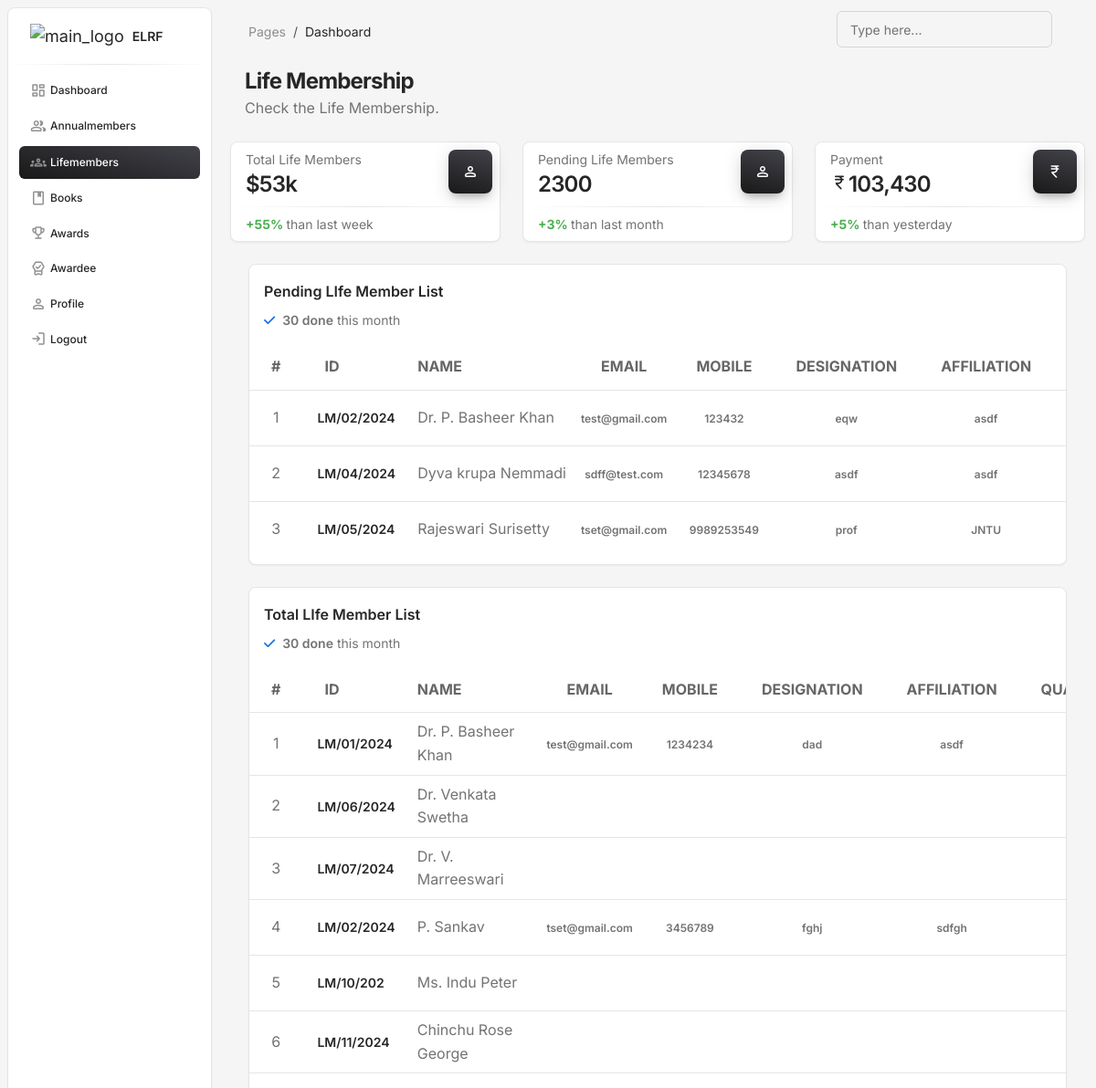
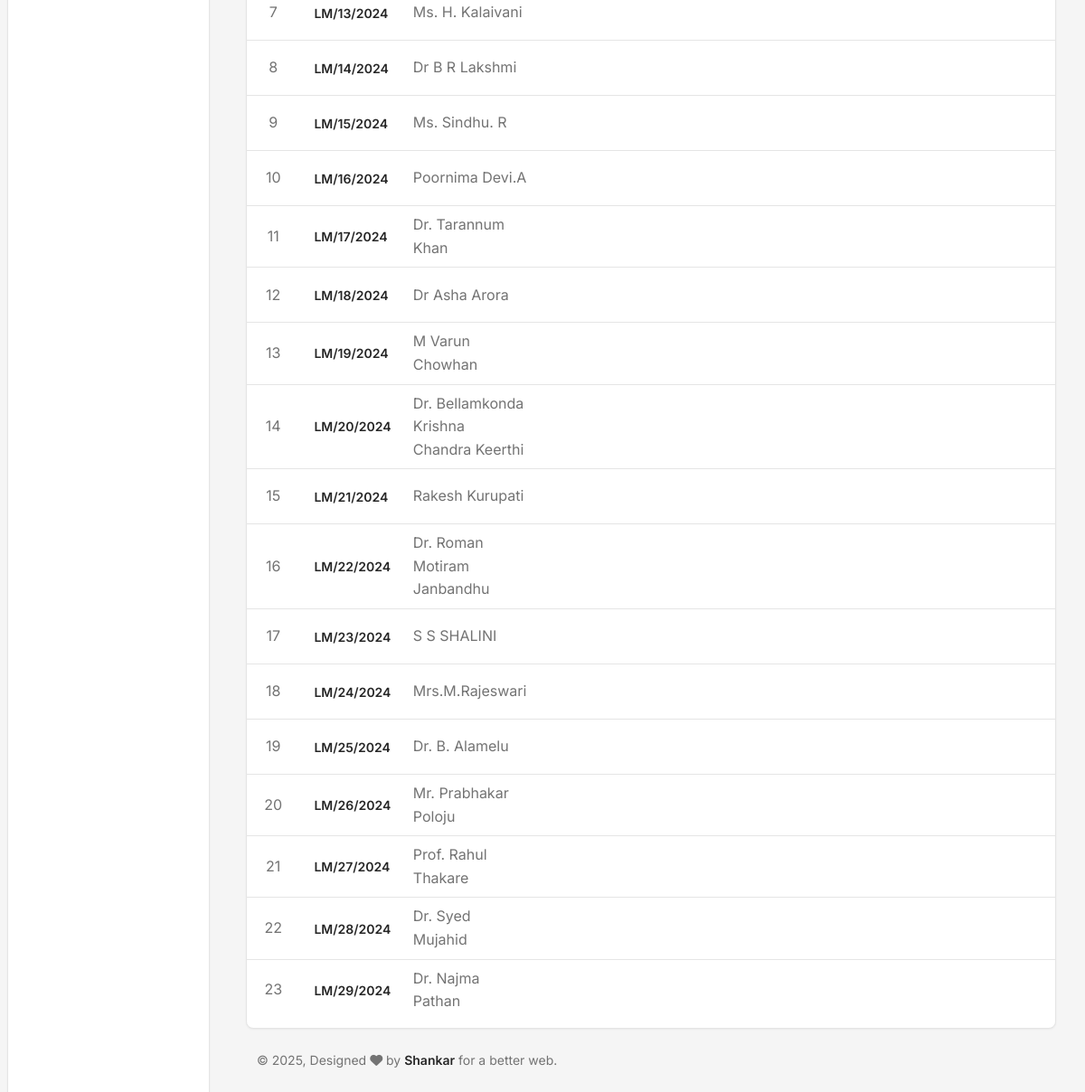
/Admin1/pages/lifemem.php, run on the app's committed database (2 pictures, top to bottom).
### tables this page shows
CREATE TABLE `lifemembers` (
  `id` int(11) NOT NULL,
  `name` varchar(100) DEFAULT NULL,
  `mid` varchar(50) DEFAULT NULL,
  `date` timestamp NOT NULL DEFAULT current_timestamp() ON UPDATE current_timestamp(),
  `email` varchar(100) DEFAULT NULL,
  `mobile` bigint(20) DEFAULT NULL,
  `designation` varchar(50) DEFAULT NULL,
  `affiliation` varchar(100) DEFAULT NULL,
  `hq` varchar(50) DEFAULT NULL,
  `photo` varchar(100) DEFAULT NULL,
  `utr` bigint(20) DEFAULT NULL,
  `status` int(11) NOT NULL DEFAULT 0
);

### Admin1/pages/lifemem.php (the view, shortened to what this page needs)
<?php
include('./comp/head.php');
?>
<body class="g-sidenav-show  bg-gray-100">
  <?php
include('./comp/sidebar.php');
  ?>
  <main class="main-content position-relative max-height-vh-100 h-100 border-radius-lg ">
    <?php
include('./comp/nav.php');
  ?>
    <div class="container-fluid py-2">
      <div class="row">
        <div class="ms-3">
          <h3 class="mb-0 h4 font-weight-bolder">Life Membership</h3>
          <p class="mb-4">
            Check the Life Membership.
          </p>
        </div>
        <div class="col-xl-4 col-sm-6 mb-xl-0 mb-4">
          <div class="card">
            <div class="card-header p-2 ps-3">
              <div class="d-flex justify-content-between">
                <div>
                  <p class="text-sm mb-0 text-capitalize">Total life Members</p>
                  <h4 class="mb-0">$53k</h4>
                </div>
                <div class="icon icon-md icon-shape bg-gradient-dark shadow-dark shadow text-center border-radius-lg">
                <i class="material-symbols-rounded opacity-10">person</i>
                </div>
              </div>
            </div>
            <hr class="dark horizontal my-0">
            <div class="card-footer p-2 ps-3">
              <p class="mb-0 text-sm"><span class="text-success font-weight-bolder">+55% </span>than last week</p>
            </div>
          </div>
        </div>
        <div class="col-xl-4 col-sm-6 mb-xl-0 mb-4">
          <div class="card">
            <div class="card-header p-2 ps-3">
              <div class="d-flex justify-content-between">
                <div>
                  <p class="text-sm mb-0 text-capitalize">Pending life Members</p>
                  <h4 class="mb-0">2300</h4>
                </div>
                <div class="icon icon-md icon-shape bg-gradient-dark shadow-dark shadow text-center border-radius-lg">
                  <i class="material-symbols-rounded opacity-10">person</i>
                </div>
              </div>
            </div>
            <hr class="dark horizontal my-0">
            <div class="card-footer p-2 ps-3">
              <p class="mb-0 text-sm"><span class="text-success font-weight-bolder">+3% </span>than last month</p>
            </div>
          </div>
        </div>
        <div class="col-xl-4 col-sm-6">
          <div class="card">
            <div class="card-header p-2 ps-3">
              <div class="d-flex justify-content-between">
                <div>
                  <p class="text-sm mb-0 text-capitalize">Payment</p>
                  <h4 class="mb-0"> <i class="material-symbols-rounded opacity-10">currency_rupee</i>103,430</h4>
                </div>
                <div class="icon icon-md icon-shape bg-gradient-dark shadow-dark shadow text-center border-radius-lg">
                  <i class="material-symbols-rounded opacity-10">currency_rupee</i>
                </div>
              </div>
            </div>
            <hr class="dark horizontal my-0">
            <div class="card-footer p-2 ps-3">
              <p class="mb-0 text-sm"><span class="text-success font-weight-bolder">+5% </span>than yesterday</p>
            </div>
          </div>
        </div>
      </div>
      <div class="row  mt-4 mb-4 m-2">
        <div class="col mb-md-0 mb-4">
          <div class="card">
            <div class="card-header pb-0">
              <div class="row">
                <div class="col-lg-6 col-7">
                  <h6 >Pending LIfe Member List</h6>
                  <p class="text-sm mb-0">
                    <i class="fa fa-check text-info" aria-hidden="true"></i>
                    <span class="font-weight-bold ms-1">30 done</span> this month
                  </p>
                </div>
              </div>
            </div>
            <div class="card-body px-0 pb-2">
              <div class="table-responsive">
                <table class="table align-items-center mb-0">
                  <thead>
                  <tr>
                    <th class="text-center text-uppercase text-dark  text-xxl font-weight-bolder opacity-7">#</th>
                      <th class="text-uppercase text-dark text-xxl font-weight-bolder opacity-7">ID</th>
                      <th class="text-uppercase text-dark text-xxl font-weight-bolder opacity-7 ps-2">Name</th>
                      <th class="text-center text-uppercase text-dark text-xxl font-weight-bolder opacity-7">Email</th>
                      <th class="text-center text-uppercase text-dark text-xxl font-weight-bolder opacity-7">Mobile</th>
                      <th class="text-center text-uppercase text-dark text-xxl font-weight-bolder opacity-7">Designation</th>
                      <th class="text-center text-uppercase text-dark text-xxl font-weight-bolder opacity-7">Affiliation</th>
                      <th class="text-center text-uppercase text-dark text-xxl font-weight-bolder opacity-7">Qualification</th>
                    </tr>
                  </thead>
                  <tbody>
<?php
include_once('conn.php');
$sql = "SELECT * FROM lifemembers where status=0";
$result = mysqli_query($conn, $sql);
$i=1;
if (mysqli_num_rows($result) > 0) {
  while($row = mysqli_fetch_assoc($result)) {
?>
 <tr>
 <td class="align-middle text-center">
                     <?= $i; ?>
                      </td>
                      <td>
                        <div class="d-flex px-2 py-1">
                          <div class="d-flex flex-column justify-content-center">
                            <h6 class="mb-0 text-sm"><?= $row['mid']; ?></h6>
                          </div>
                        </div>
                      </td>
                      <td>
                      <?= $row['name']; ?>
                      </td>
                      <td class="align-middle text-center text-sm">
                        <span class="text-xs font-weight-bold"><?= $row['email']; ?> </span>
                      </td>
                      <td class="align-middle text-center text-sm">
                        <span class="text-xs font-weight-bold"><?= $row['mobile']; ?> </span>
                      </td>
                      <td class="align-middle text-center text-sm">
                        <span class="text-xs font-weight-bold"><?= $row['designation']; ?> </span>
                      </td>
                      <td class="align-middle text-center text-sm">
                        <span class="text-xs font-weight-bold"><?= $row['affiliation']; ?> </span>
                      </td>
                      <td class="align-middle text-center text-sm">
                      </td>
                    </tr>
<?php
$i=$i+1;
  }
} else {
  echo "0 results";
}
?>
                  </tbody>
                </table>
              </div>
            </div>
          </div>
        </div>
</div>
        <div class="row  mt-4 mb-4 m-2">
        <div class="col mb-md-0 mb-4">
          <div class="card">
            <div class="card-header pb-0">
              <div class="row">
                <div class="col-lg-6 col-7">
                  <h6>Total LIfe Member List</h6>
                  <p class="text-sm mb-0">
                    <i class="fa fa-check text-info" aria-hidden="true"></i>
                    <span class="font-weight-bold ms-1">30 done</span> this month
                  </p>
                </div>
              </div>
            </div>
            <div class="card-body px-0 pb-2">
              <div class="table-responsive">
                <table class="table align-items-center mb-0">
                  <thead>
                    <tr>
                    <th class="text-center text-uppercase text-dark  text-xxl font-weight-bolder opacity-7">#</th>
                      <th class="text-uppercase text-dark text-xxl font-weight-bolder opacity-7">ID</th>
                      <th class="text-uppercase text-dark text-xxl font-weight-bolder opacity-7 ps-2">Name</th>
                      <th class="text-center text-uppercase text-dark text-xxl font-weight-bolder opacity-7">Email</th>
                      <th class="text-center text-uppercase text-dark text-xxl font-weight-bolder opacity-7">Mobile</th>
                      <th class="text-center text-uppercase text-dark text-xxl font-weight-bolder opacity-7">Designation</th>
                      <th class="text-center text-uppercase text-dark text-xxl font-weight-bolder opacity-7">Affiliation</th>
                      <th class="text-center text-uppercase text-dark text-xxl font-weight-bolder opacity-7">Qualification</th>
                    </tr>
                  </thead>
                  <tbody>
<?php
$sql = "SELECT * FROM lifemembers where status>0";
$result = mysqli_query($conn, $sql);
$i=1;
if (mysqli_num_rows($result) > 0) {
  while($row = mysqli_fetch_assoc($result)) {
?>
 <tr>
                    <td class="align-middle text-center">
                     <?= $i; ?>
                      </td>
                      <td>
                        <div class="d-flex px-2 py-1">
                          <div class="d-flex flex-column justify-content-center">
                            <h6 class="mb-0 text-sm"><?= $row['mid']; ?></h6>
                          </div>
                        </div>
                      </td>
                      <td class='text-wrap'>
                      <?= $row['name']; ?>
                      </td>
                      <td class="align-middle text-center text-sm">
                        <span class="text-xs font-weight-bold text-wrap"><?= $row['email']; ?> </span>
                      </td>
                      <td class="align-middle text-center text-sm">
                        <span class="text-xs font-weight-bold"><?= $row['mobile']; ?> </span>
                      </td>
                      <td class="align-middle text-center text-sm">
                        <span class="text-xs font-weight-bold"><?= $row['designation']; ?> </span>
                      </td>
                      <td class="align-middle text-center text-sm">
                        <span class="text-xs font-weight-bold"><?= $row['affiliation']; ?> </span>
                      </td>
                      <td class="align-middle text-center text-sm">
                      </td>
                    </tr>
                      <?php
$i=$i+1;
  }
} else {
  echo "<td colspan='6' class='px-5 text-dark h6'> No Record Found </td></tr>";
}
?>
                  </tbody>
                </table>
              </div>
            </div>
          </div>
        </div>
  <?php
include('./comp/footer.php');
  ?>

### Admin1/assets/css/nucleo-svg.css (style rules this page uses)
.icon { display: inline-block; color: #111111; height: 1em; width: 1em; }
.icon { fill: currentColor; stroke: none; }

### data on the page
lifemembers: mid "LM/02/2024", name "Dr. P. Basheer Khan", email "test@gmail.com", mobile "123432", designation "eqw", affiliation "asdf"
lifemembers: mid "LM/04/2024", name "Dyva krupa Nemmadi", email "sdff@test.com", mobile "12345678", designation "asdf", affiliation "asdf"
lifemembers: mid "LM/05/2024", name "Rajeswari Surisetty", email "tset@gmail.com", mobile "9989253549", designation "prof", affiliation "JNTU"
lifemembers: mid "LM/01/2024", name "Dr. P. Basheer Khan", email "test@gmail.com", mobile "1234234", designation "dad", affiliation "asdf"
lifemembers: mid "LM/06/2024", name "Dr. Venkata Swetha"
lifemembers: mid "LM/07/2024", name "Dr. V. Marreeswari"
lifemembers: mid "LM/02/2024", name "P. Sankav", email "tset@gmail.com", mobile "3456789", designation "fghj", affiliation "sdfgh"
lifemembers: mid "LM/10/202", name "Ms. Indu Peter"
lifemembers: mid "LM/11/2024", name "Chinchu Rose George"
lifemembers: mid "LM/13/2024", name "Ms. H. Kalaivani"
lifemembers: mid "LM/14/2024", name "Dr B R Lakshmi"
lifemembers: mid "LM/15/2024", name "Ms. Sindhu. R"
lifemembers: mid "LM/16/2024", name "Poornima Devi.A"
lifemembers: mid "LM/17/2024", name "Dr. Tarannum Khan"
lifemembers: mid "LM/18/2024", name "Dr Asha Arora"
lifemembers: mid "LM/19/2024", name "M Varun Chowhan"
lifemembers: mid "LM/20/2024", name "Dr. Bellamkonda Krishna Chandra Keerthi"
lifemembers: mid "LM/21/2024", name "Rakesh Kurupati"
lifemembers: mid "LM/22/2024", name "Dr. Roman Motiram Janbandhu"
lifemembers: mid "LM/23/2024", name "S S SHALINI"
lifemembers: mid "LM/24/2024", name "Mrs.M.Rajeswari"
lifemembers: mid "LM/25/2024", name "Dr. B. Alamelu"
lifemembers: mid "LM/26/2024", name "Mr. Prabhakar Poloju"
lifemembers: mid "LM/27/2024", name "Prof. Rahul Thakare"
lifemembers: mid "LM/28/2024", name "Dr. Syed Mujahid"
lifemembers: mid "LM/29/2024", name "Dr. Najma Pathan"
